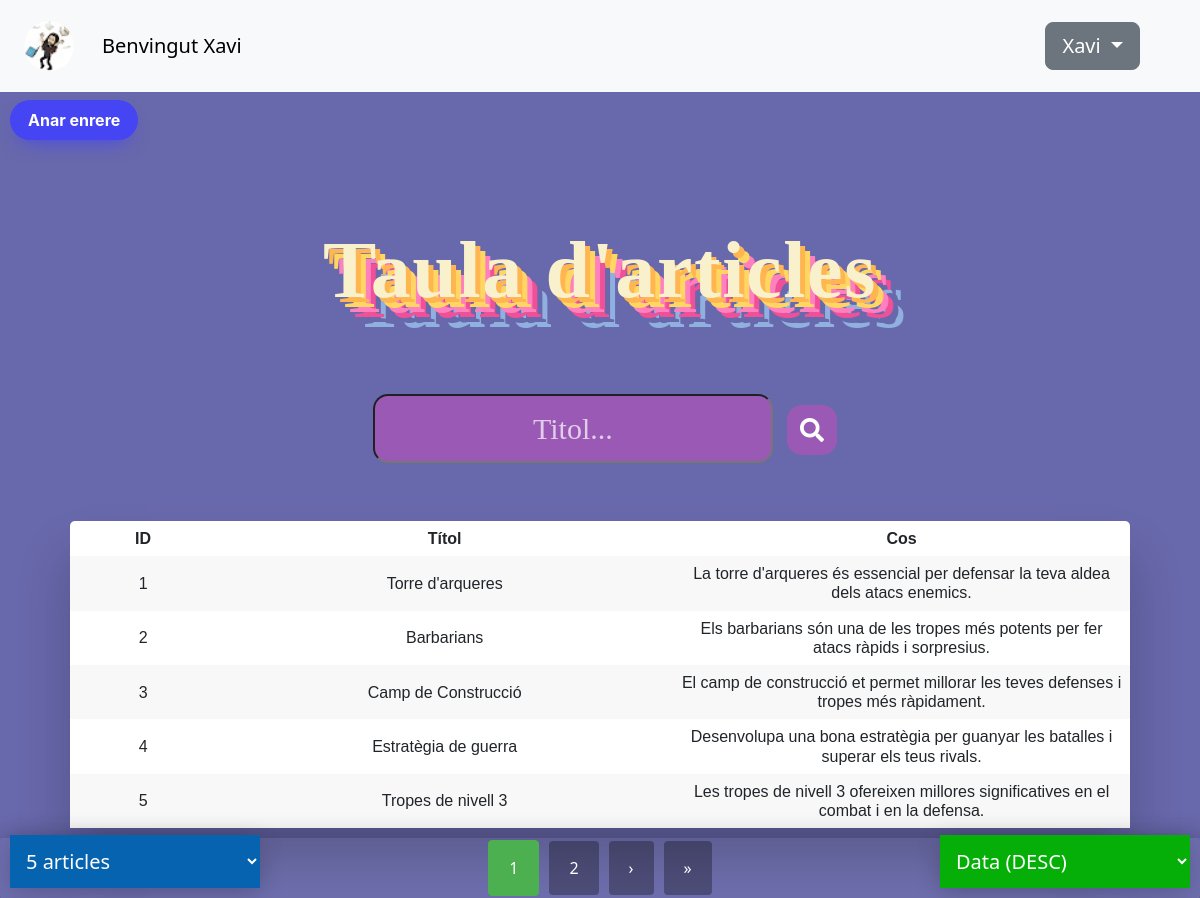
Screenshot of /Controlador/mostrar_usuari.php (signed in) with the database file from the repository.
### tables this page shows
CREATE TABLE `usuaris` (
  `id` int(11) NOT NULL,
  `usuari` varchar(255) DEFAULT NULL,
  `contrasenya` varchar(255) DEFAULT NULL,
  `correo` varchar(100) DEFAULT NULL,
  `token_recuperacion` varchar(32) DEFAULT NULL,
  `token_expiracio_restablir` datetime DEFAULT NULL,
  `token_remember` varchar(64) DEFAULT NULL,
  `token_remember_expiracio` datetime DEFAULT NULL,
  `imatge` varchar(255) DEFAULT NULL,
  `rol` enum('admin','user') DEFAULT 'user',
  `aut_social` enum('si','no') DEFAULT 'no'
);

CREATE TABLE `articles` (
  `ID` int(11) NOT NULL,
  `titol` text NOT NULL,
  `cos` text NOT NULL,
  `usuari_id` int(11) DEFAULT NULL,
  `imagen_url` varchar(255) DEFAULT NULL,
  `data` datetime DEFAULT current_timestamp()
);

### Model/UsuariModel.php (called while the page is built, shortened)
<?php
function obtenirUsuariPerNom($usuari) {
    $connexio = connectarBD();
    $sql = "SELECT * FROM usuaris WHERE usuari = :usuari";
    $stmt = $connexio->prepare($sql);
    $stmt->execute(['usuari' => $usuari]);
    return $stmt->fetch();
}
?>

### Model/ArticlesModel.php (called while the page is built, shortened)
<?php
function obtenirTotalArticlesUsuariCercar($usuari_id, $terme, $connexio) {
    $sql = "SELECT COUNT(*)
            FROM articles
            WHERE usuari_id = :usuari_id
              AND (titol LIKE :terme)";
    $stmt = $connexio->prepare($sql);
    $stmt->bindValue(':usuari_id', $usuari_id, PDO::PARAM_INT);
    $stmt->bindValue(':terme', '%' . $terme . '%', PDO::PARAM_STR);
    $stmt->execute();
    return $stmt->fetchColumn();
}
function obtenirArticlesPaginatsCercar($usuari_id, $offset, $articles_per_pagina, $terme, $connexio) {
    $sql = "SELECT *
            FROM articles
            WHERE usuari_id = :usuari_id
              AND (titol LIKE :terme)
            LIMIT :offset, :articles_per_pagina";
    $stmt = $connexio->prepare($sql);
    $stmt->bindValue(':usuari_id', $usuari_id, PDO::PARAM_INT);
    $stmt->bindValue(':terme', '%' . $terme . '%', PDO::PARAM_STR);
    $stmt->bindValue(':offset', $offset, PDO::PARAM_INT);
    $stmt->bindValue(':articles_per_pagina', $articles_per_pagina, PDO::PARAM_INT);
    $stmt->execute();
    return $stmt->fetchAll(PDO::FETCH_ASSOC);
}
?>

### Controlador/mostrar_usuari.php (the view, shortened to what this page needs)
<?php
include "../Vistes/navbar_view.php";
require_once "../Model/ArticlesModel.php";
$connexio = connectarBD();
$usuari_id = $_SESSION['user_id'];
$articles_per_pagina = isset($_GET['articles_per_pagina']) ? (int)$_GET['articles_per_pagina'] : 5;
$pagina_actual = isset($_GET['pagina']) && is_numeric($_GET['pagina']) ? (int)$_GET['pagina'] : 1;
$terme_cerca = isset($_GET['terme']) ? trim($_GET['terme']) : '';
$orden = isset($_GET['orden']) ? $_GET['orden'] : 'data_desc';
$total_articles = obtenirTotalArticlesUsuariCercar($usuari_id, $terme_cerca, $connexio);
$total_pagines = ceil($total_articles / $articles_per_pagina);
$offset = ($pagina_actual - 1) * $articles_per_pagina;
$resultats = obtenirArticlesPaginatsCercar($usuari_id, $offset, $articles_per_pagina, $terme_cerca, $connexio);
if ($orden === 'titol_asc') {
    usort($resultats, fn($a, $b) => strcmp($a['titol'], $b['titol']));
} elseif ($orden === 'titol_desc') {
    usort($resultats, fn($a, $b) => strcmp($b['titol'], $a['titol']));
} elseif ($orden === 'data_asc') {
    usort($resultats, fn($a, $b) => strcmp($a['data'], $b['data']));
} else {
    usort($resultats, fn($a, $b) => strcmp($b['data'], $a['data']));
}
function mostrarTaula($resultats) {
    echo "<div class='table-wrapper'>";
    echo "<table class='fl-table'>
    <tr>
    <th>ID</th>
    <th>Títol</th>
    <th>Cos</th>
    </tr>";
    foreach($resultats as $res) {
        echo "<tr>";
        echo "<td>" . htmlspecialchars($res['ID']) . "</td>";
        echo "<td>" . htmlspecialchars($res['titol']) . "</td>";
        echo "<td>" . htmlspecialchars($res['cos']) . "</td>";
        echo "</tr>";
    }
    echo "</table>";
    echo "</div>";
}
function mostrarPaginacio($pagina_actual, $total_pagines, $articles_per_pagina, $orden, $terme_cerca) {
    echo "<div class='pagination'>";
    $encoded_term = urlencode($terme_cerca);
    for ($i = 1; $i <= $total_pagines; $i++) {
        $class = $i === $pagina_actual ? "class='active'" : "";
        echo "<a $class href='?pagina=$i&articles_per_pagina=$articles_per_pagina&orden=$orden&terme=$encoded_term'>$i</a>";
    }
    if ($pagina_actual < $total_pagines) {
        echo "<a href='?pagina=" . ($pagina_actual + 1) . "&articles_per_pagina=$articles_per_pagina&orden=$orden&terme=$encoded_term'>&rsaquo;</a>";
        echo "<a href='?pagina=$total_pagines&articles_per_pagina=$articles_per_pagina&orden=$orden&terme=$encoded_term'>&raquo;</a>";
    }
    echo "</div>";
}
?>
<!DOCTYPE html>
<html lang="ca">
<head>
    <link href="https://cdnjs.cloudflare.com/ajax/libs/font-awesome/5.15.4/css/all.min.css" rel="stylesheet">
    <link rel="stylesheet" type="text/css" href="../CSS/estils.css">
</head>
<body>
    <p class="titol">Taula d'articles</p><br><br>
            <div class="search-container">
                <form method="GET" action="" class="search-box">
                    <input type="text" class="boton-search" name="terme" placeholder="Titol..." value="<?php echo htmlspecialchars($terme_cerca); ?>">
                    <button type="submit" class="boton-lupa"><i class="fas fa-search"></i></button>
                </form>
            </div>
    <br><br>
    <div class="articulos">
        <h2>
            <?php mostrarTaula($resultats); ?>
        </h2>
    </div>
    <?php mostrarPaginacio($pagina_actual, $total_pagines, $articles_per_pagina, $orden, $terme_cerca); ?>
    <div class="box">
        <select id="articles" onchange="location = this.value;">
            <option value="?pagina=1&articles_per_pagina=5&orden=<?php echo $orden; ?>&terme=<?php echo urlencode($terme_cerca); ?>" <?php echo ($articles_per_pagina == 5) ? 'selected' : ''; ?>>5 articles</option>
        </select>
    </div>
    <div class="box_ord">
        <select id="articles" onchange="location = this.value;">
            <option value="?pagina=1&articles_per_pagina=<?php echo $articles_per_pagina; ?>&orden=data_desc&terme=<?php echo urlencode($terme_cerca); ?>" <?php echo ($orden === 'data_desc') ? 'selected' : ''; ?>>Data (DESC)</option>
        </select>
    </div>
    <div>
            <a href="../Vistes/index_usuari.php">
                <button type="button" class="tornar" role="button">Anar enrere</button>
            </a>
        </div>
</body>
</html>

### Vistes/navbar_view.php (shortened to what this page needs)
<?php
require_once '../Model/UsuariModel.php';
?>
<!DOCTYPE html>
<html lang="ca">
<head>
    <link href="https://cdn.jsdelivr.net/npm/bootstrap@5.3.3/dist/css/bootstrap.min.css" rel="stylesheet">
</head>
<body>
<nav class="navbar fixed-top navbar-expand-lg bg-body-tertiary">
  <div class="container-fluid">
    <nav class="navbar bg-body-tertiary">
  <div class="container">
    <a class="navbar-brand">
      <?php
      $usuari = $_SESSION['usuari'];
      $dadesUsuari = obtenirUsuariPerNom($usuari);
      $imatgePerfil = $dadesUsuari['imatge'] ?? '../Imatges/def_user.jpeg';
      ?>
      <img src="<?= htmlspecialchars($imatgePerfil) ?>" alt="Avatar" class="rounded-circle" width="50" height="50">
    </a>
  </div>
  </nav>
    <a class="navbar-brand">Benvingut <?php echo htmlspecialchars($usuari); ?></a>
    <div class="collapse navbar-collapse" id="navbarTogglerDemo02">
      <form action="<?php echo htmlspecialchars($_SERVER['PHP_SELF']); ?>" method="POST" class="d-flex ms-auto" role="search">
      <div class="btn-group">
    <button class="btn btn-secondary btn-lg dropdown-toggle mx-5" type="button" data-bs-toggle="dropdown" aria-expanded="false">
    <?php echo htmlspecialchars($usuari); ?>
    </button>
  </div>
</form>
    </div>
  </div>
</nav>
</body>
</html>

### CSS/estils.css (style rules this page uses)
body { padding-top: 60px; background-color: #6868AC; text-align: center; }
h2 { text-align: center; font-family: Arial, Helvetica, sans-serif; }
p { color: rgb(17, 255, 0); }
.table-wrapper { margin: 10px 70px 70px; box-shadow: 0px 35px 50px rgba(0, 0, 0, 0.2); }
.fl-table { border-radius: 5px; font-size: 16px; font-weight: normal; border: none; border-collapse: collapse; width: 100%; max-width: 100%; white-space: nowrap; background-color: rgb(255, 255, 255); }
table { display: table; border-collapse: separate; box-sizing: border-box; text-indent: initial; unicode-bidi: isolate; border-spacing: 2px; border-color: gray; }
.fl-table td, .fl-table th { text-align: center; padding: 8px; word-wrap: break-word; white-space: normal; max-width: 100px; overflow-wrap: break-word; }
.fl-table tr:nth-child(even) { background: #F8F8F8; }
.tornar { position: fixed; top: 100px; left: 10px; background: #4545f3; border-radius: 999px; box-shadow: #4545f3 0 10px 20px -10px; box-sizing: border-box; color: #FFFFFF; cursor: pointer; font-family: Inter, Helvetica, "Apple Color Emoji", "Segoe UI Emoji", NotoColorEmoji, "Noto Color Emoji", "Segoe UI Symbol", "Android Emoji", EmojiSymbols, -apple-system, system-ui, "Segoe UI", Roboto, "Helvetica Neue", "Noto Sans", sans-serif; font-size: 16px; font-weight: 700; line-height: 24px; opacity: 1; outline: 0 solid transparent; padding: 8px 18px; user-select: none; -webkit-user-select: none; touch-action: manipulation; width: fit-content; word-break: break-word; border: 0; }
.titol { font-family: 'Calligraffitti', cursive; font-weight: 700; font-size: 5rem; display: flex; text-shadow: -15px 5px 20px #ced0d3; letter-spacing: 0.02em; text-align: center; flex-direction: column; align-items: center; justify-content: center; color: #F9f1cc; text-shadow: 5px 5px 0px #FFB650, 10px 10px 0px #FFD662, 15px 15px 0px #FF80BF, 20px 20px 0px #EF5097, 25px 25px 0px #6868AC, 30px 30px 0px #90B1E0; margin-top: 150px; }
.boton-search { background-color: #9b59b6; color: white; padding: 10px 5px; border-radius: 15px; text-align: center; cursor: text; display: inline-block; margin-left: 10px; position: relative; overflow: hidden; font-family: 'Rocher'; font-size: 30px; width: 400px; }
.boton-search::placeholder { color: white; opacity: 0.7; }
.boton-lupa { width: 50px; height: 50px; background-color: #9b59b6; color: white; border: none; border-radius: 15px; display: inline-flex; justify-content: center; align-items: center; font-size: 24px; cursor: pointer; margin-left: 10px; transition: background-color 0.3s ease-in-out; }
.articulos { margin: 0; padding: 0; font-family: sans-serif; }
.pagination { position: fixed; bottom: 0; left: 0; right: 0; height: 60px; background: rgba(255, 255, 255, 0.05); box-shadow: 5px 5px 30px rgba(0, 0, 0, 0.3); display: flex; align-items: center; justify-content: center; backdrop-filter: blur(3px); border-radius: 2px; z-index: 1000; }
.pagination a { padding: 15px 20px; text-decoration: none; color: #fff; font-weight: 500; transition: background-color 0.3s; border-radius: 4px; margin: 0 5px; background: rgba(0, 0, 0, 0.3); }
.pagination a:hover, .pagination a.active { background: rgba(255, 255, 255, 0.2); }
.pagination a.active { background-color: #4CAF50; color: white; border: 1px solid #4CAF50; }
.box { position: fixed; bottom: 0%; left: 0px; padding: 10px; border-radius: 5px; z-index: 1000; }
.box select { background-color: #0563af; color: white; padding: 12px; width: 250px; border: none; font-size: 20px; box-shadow: 0 5px 25px rgba(0, 0, 0, 0.2); -webkit-appearance: button; appearance: button; outline: none; }
.box select option { padding: 30px; }
.box_ord { position: fixed; bottom: 0%; right: 0px; padding: 10px; border-radius: 5px; z-index: 1000; }
.box_ord select { background-color: #05af08; color: white; padding: 12px; width: 250px; border: none; font-size: 20px; box-shadow: 0 5px 25px rgba(0, 0, 0, 0.2); -webkit-appearance: button; appearance: button; outline: none; }
.box_ord select option { padding: 30px; }

### rows the page displays
usuaris: imatge (picture)
articles: ID "1", titol "Torre d'arqueres", cos "La torre d'arqueres és essencial per defensar la teva aldea dels atacs enemics."
articles: ID "2", titol "Barbarians", cos "Els barbarians són una de les tropes més potents per fer atacs ràpids i sorpresius."
articles: ID "3", titol "Camp de Construcció", cos "El camp de construcció et permet millorar les teves defenses i tropes més ràpidament."
articles: ID "4", titol "Estratègia de guerra", cos "Desenvolupa una bona estratègia per guanyar les batalles i superar els teus rivals."
articles: ID "5", titol "Tropes de nivell 3", cos "Les tropes de nivell 3 ofereixen millores significatives en el combat i en la defensa.", ID "5 articles"

### other values shown
$usuari "Xavi"
